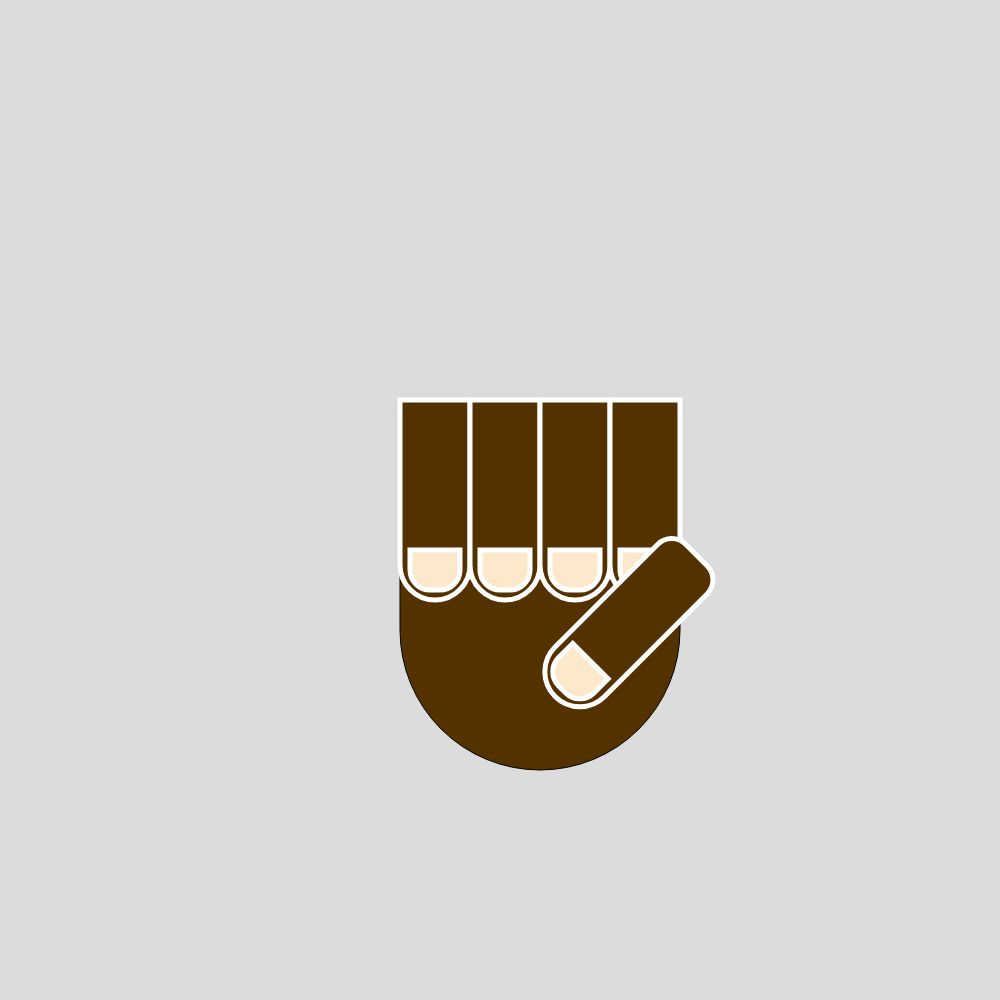
Frame 1 (no input)
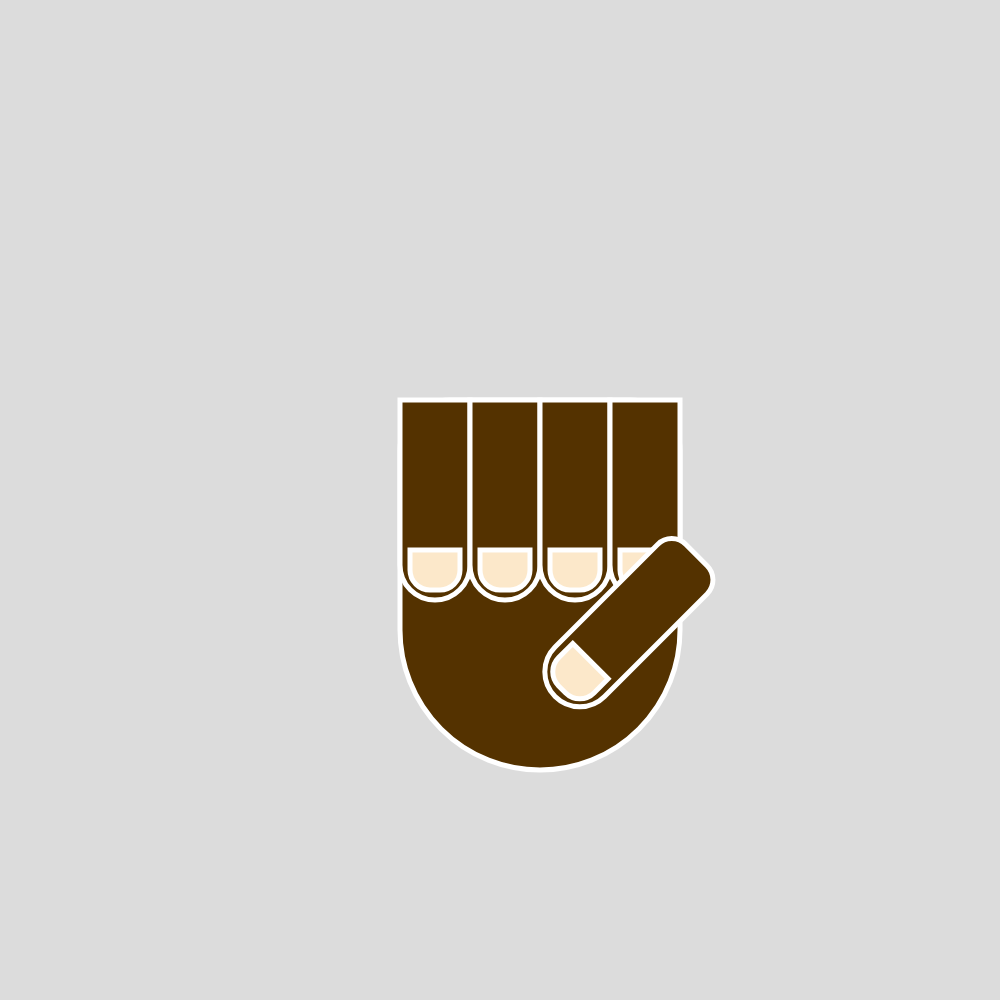
Frame 60 (no input)
Frame 120 (the mouse pressed at the canvas centre since frame 60): identical to frame 60, image omitted

The p5.js sketch that drew these frames (run headless with seeded random() and noise() and a simulated clock; from frame 60 on, the mouse is pressed at the canvas centre):

// p5.js sketch
// ── sketch.js
function setup() {
  createCanvas(1000, 1000);
}



function draw() {
  background(220);

  //Base of Hand Emoji
  fill(84, 50, 0);
  rect(400, 400, 280, 370, 50, 50, 200, 200);
  strokeWeight(5);
  stroke(255);

  //Fingers & Nails
  fill(84, 50, 0);
  rect(400, 400, 70, 200, 0, 0, 90, 90);
    fill(252, 232, 202);
    rect(410, 550, 50, 40, 0, 0, 90, 90);

  fill(84, 50, 0);
  rect(470, 400, 70, 200, 0, 0, 90, 90);
    fill(252, 232, 202);
    rect(480, 550, 50, 40, 0, 0, 90, 90);

  fill(84, 50, 0);
  rect(540, 400, 70, 200, 0, 0, 90, 90);
    fill(252, 232, 202);
    rect(550, 550, 50, 40, 0, 0, 90, 90);

  fill(84, 50, 0);
  rect(610, 400, 70, 200, 0, 0, 90, 90);
    fill(252, 232, 202);
    rect(620, 550, 50, 40, 0, 0, 90, 90);

  //Thumb
  rotate(QUARTER_PI) //<-- Rotates the shape by 1/8 turn.
  fill(84, 50, 0);
  rect(850, -100, 70, 200, 20, 20, 90, 90);
     fill(252, 232, 202);
    rect(860, 50, 50, 40, 0, 0, 90, 90);
  

}
